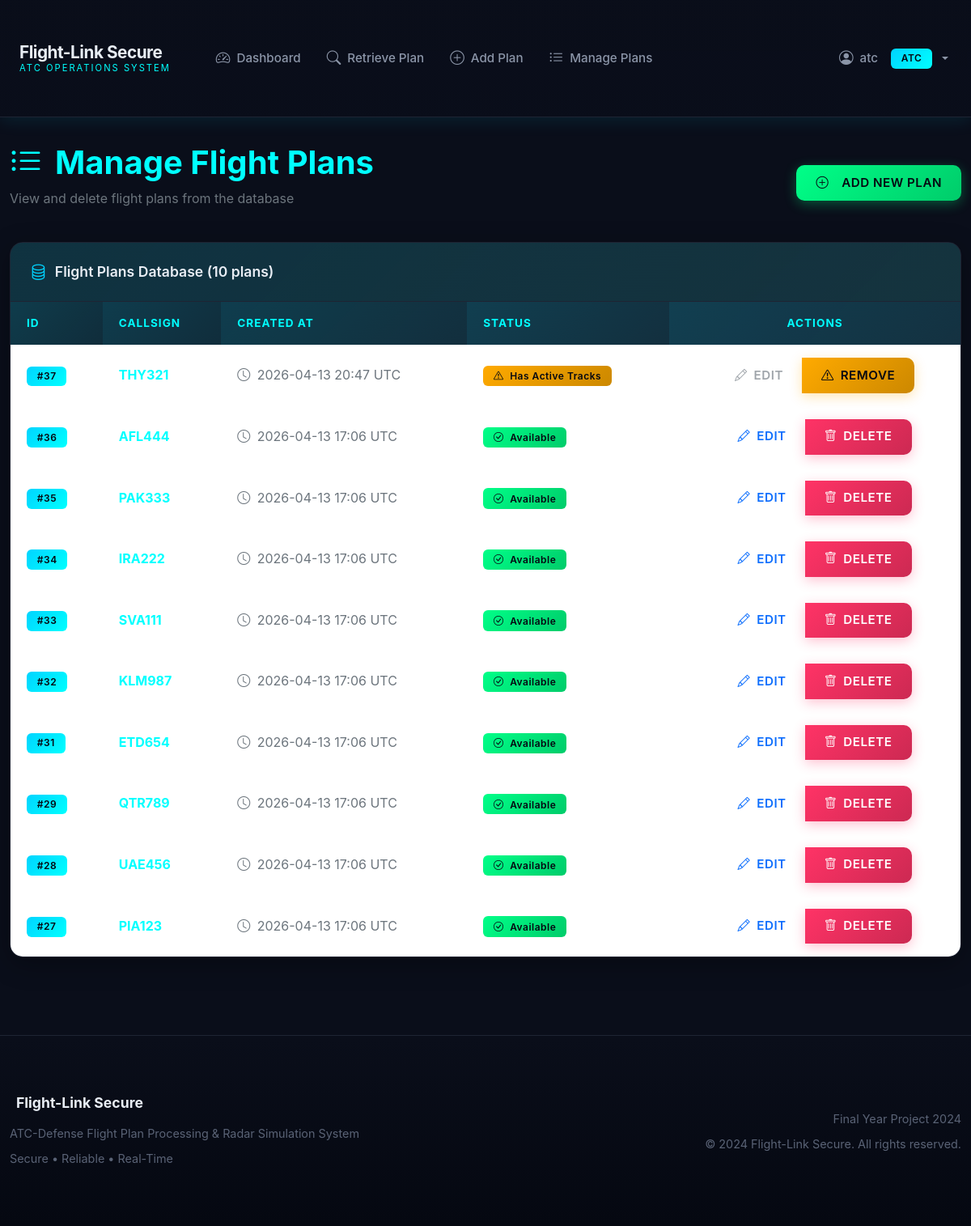
The page /atc/manage-flight-plans (signed in) on the database as committed earlier.
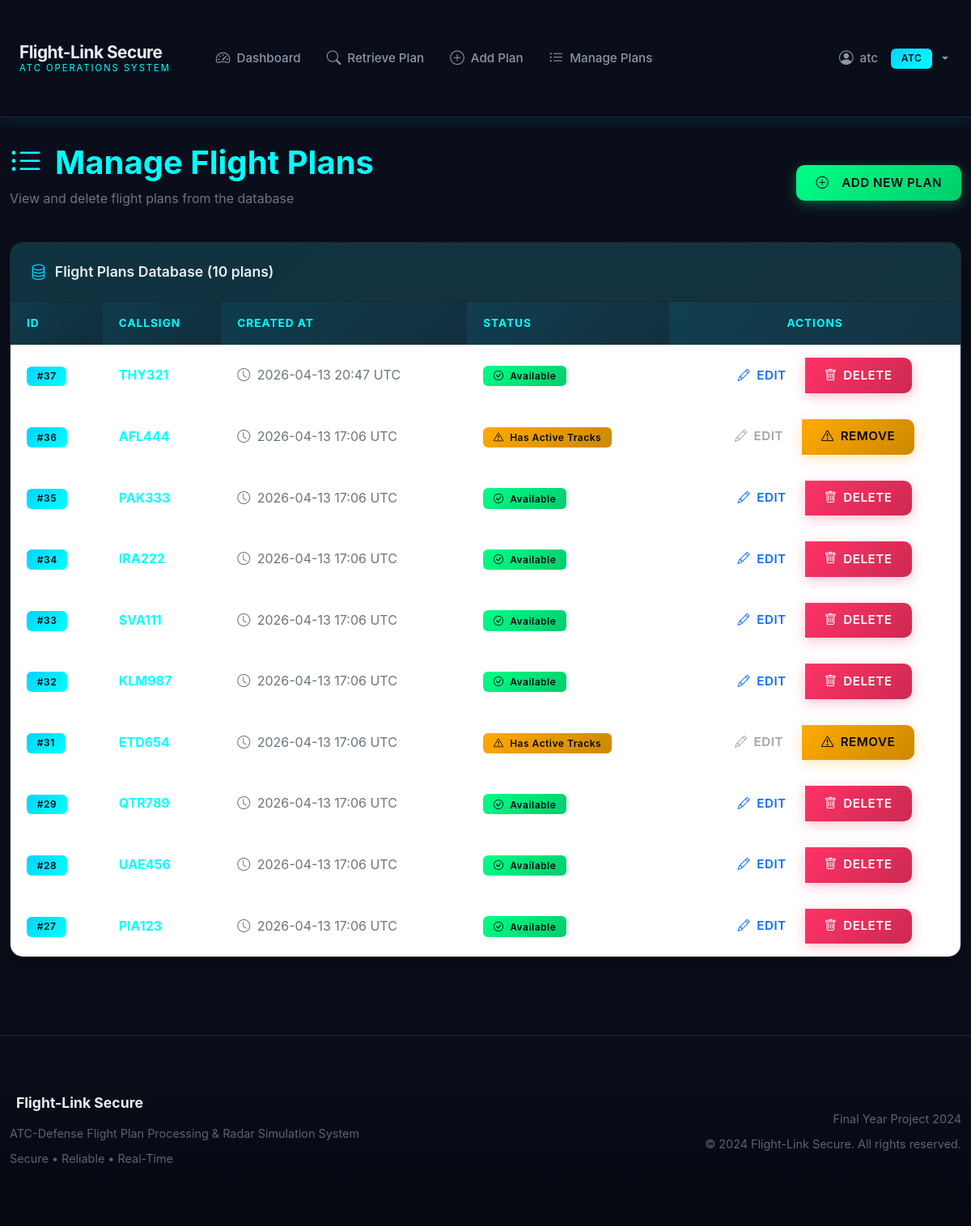
The same page on the database as committed later.
### app/models/__init__.py (models this page shows, shortened)
class FlightPlan(db.Model):
    __tablename__ = 'flight_plans'
    id = db.Column(db.Integer, primary_key=True)
    callsign = db.Column(db.String(20), unique=True, nullable=False, index=True)
    raw_flight_plan = db.Column(db.Text, nullable=False)
    created_at = db.Column(db.DateTime, default=datetime.utcnow)
    track_data = db.relationship('TrackData', backref='flight_plan', lazy=True, cascade='all, delete-orphan')

### app/routes/atc.py (the view)
@bp.route('/atc/manage-flight-plans')
@login_required
@atc_required
def atc_manage_flight_plans():
    ctx = atc_service.get_manage_flight_plans_context()
    return render_template('atc/manage_flight_plans.html', **ctx)

### app/models/__init__.py (called while the page is built)
    @property
    def is_authenticated(self):
        return True

    def is_admin(self):
        return self.role == 'admin'

    def is_atc(self):
        return self.role == 'atc'

### app/services/atc_service.py (called while the page is built)
def get_manage_flight_plans_context():
    flight_plans = FlightPlan.query.order_by(FlightPlan.created_at.desc()).all()
    plans_with_tracks = {}
    for plan in flight_plans:
        active_tracks = TrackData.query.filter_by(
            flight_plan_id=plan.id,
            status='active'
        ).count()
        plans_with_tracks[plan.id] = active_tracks > 0
    return {'flight_plans': flight_plans, 'plans_with_tracks': plans_with_tracks}

### templates/atc/manage_flight_plans.html (shortened to what the changed rows need)
{% extends "base.html" %}
{% block content %}
<div class="container-fluid">
    <div class="row mb-4">
        <div class="col-12">
            <div class="d-flex justify-content-between align-items-center">
                <div>
                    <h1 class="text-radar-cyan fw-bold">
                        <i class="bi bi-list-ul me-3"></i>Manage Flight Plans
                    </h1>
                </div>
            </div>
        </div>
    </div>
    {% if flight_plans %}
    <div class="row">
        <div class="col-12">
            <div class="card">
                <div class="card-body p-0">
                    <div class="table-responsive">
                        <table class="table table-hover mb-0">
                            <thead>
                                <tr>
                                    <th>ID</th>
                                    <th>Callsign</th>
                                    <th>Created At</th>
                                    <th>Status</th>
                                    <th class="text-center">Actions</th>
                                </tr>
                            </thead>
                            <tbody>
                                {% for plan in flight_plans %}
                                <tr style="cursor: pointer;" onclick="openViewModal({{ plan.id }})" title="Click to view flight plan details">
                                    <td>
                                        <span class="badge badge-primary">#{{ plan.id }}</span>
                                    </td>
                                    <td>
                                        <strong class="text-radar-cyan">{{ plan.callsign }}</strong>
                                    </td>
                                    <td class="text-secondary">
                                        <i class="bi bi-clock me-1"></i>
                                        {{ plan.created_at.strftime('%Y-%m-%d %H:%M UTC') }}
                                    </td>
                                    <td>
                                        {% if plans_with_tracks.get(plan.id) %}
                                            <span class="badge badge-warning">
                                                <i class="bi bi-exclamation-triangle me-1"></i>
                                                Has Active Tracks
                                            </span>
                                        {% else %}
                                            <span class="badge badge-success">
                                                <i class="bi bi-check-circle me-1"></i>
                                                Available
                                            </span>
                                        {% endif %}
                                    </td>
                                    <td class="text-center" onclick="event.stopPropagation()">
                                        <div class="btn-group btn-group-sm" role="group">
                                            {% if plans_with_tracks.get(plan.id) %}
                                            <button type="button"
                                                    class="btn btn-outline-secondary"
                                                    disabled
                                                    title="Deactivate active tracks before editing the plan text">
                                                <i class="bi bi-pencil"></i>
                                                Edit
                                            </button>
                                            {% else %}
                                            <a href="{{ url_for('atc.atc_edit_flight_plan', plan_id=plan.id) }}"
                                               class="btn btn-outline-primary"
                                               title="Edit stored ICAO flight plan">
                                                <i class="bi bi-pencil"></i>
                                                Edit
                                            </a>
                                            {% endif %}
                                            {% if not plans_with_tracks.get(plan.id) %}
                                            <button type="button"
                                                    class="btn btn-danger"
                                                    data-bs-toggle="modal"
                                                    data-bs-target="#deleteModal{{ plan.id }}">
                                                <i class="bi bi-trash"></i>
                                                Delete
                                            </button>
                                            {% else %}
                                            <button type="button"
                                                    class="btn btn-warning"
                                                    data-bs-toggle="modal"
                                                    data-bs-target="#deleteModal{{ plan.id }}"
                                                    title="Has active tracks - termination required">
                                                <i class="bi bi-exclamation-triangle"></i>
                                                Remove
                                            </button>
                                            {% endif %}
                                        </div>
                                    </td>
                                </tr>
                                {% endfor %}
                            </tbody>
                        </table>
                    </div>
                </div>
            </div>
        </div>
    </div>
    {% endif %}
</div>
{% endblock %}

Rows that differ between the two databases and show on the page:
changed FlightPlan "THY321": text "Has Active Tracks REMOVE" → "Available DELETE"
computed for FlightPlan "AFL444": text "Available DELETE" → "Has Active Tracks REMOVE"
changed FlightPlan "ETD654": text "Available DELETE" → "Has Active Tracks REMOVE"
